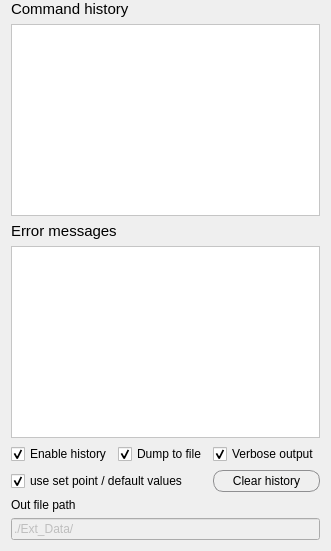
       <widget class="QWidget" name="tab_4">
        <attribute name="title">
         <string>History</string>
        </attribute>
        <layout class="QGridLayout" name="gridLayout_11">
         <property name="topMargin">
          <number>0</number>
         </property>
         <item row="8" column="1" colspan="3">
          <widget class="QLabel" name="label_21">
           <property name="maximumSize">
            <size>
             <width>16777215</width>
             <height>30</height>
            </size>
           </property>
           <property name="font">
            <font>
             <pointsize>11</pointsize>
            </font>
           </property>
           <property name="styleSheet">
            <string notr="true"/>
           </property>
           <property name="text">
            <string>Error messages</string>
           </property>
          </widget>
         </item>
         <item row="10" column="2">
          <widget class="QCheckBox" name="checkBox_dumpToFile">
           <property name="text">
            <string>Dump to file</string>
           </property>
           <property name="checked">
            <bool>true</bool>
           </property>
          </widget>
         </item>
         <item row="5" column="1" colspan="3">
          <widget class="QTextEdit" name="textEdit_qcout">
           <property name="styleSheet">
            <string notr="true">background-color: rgb(255, 255, 255);
color: rgb(0, 0, 0);</string>
           </property>
           <property name="readOnly">
            <bool>true</bool>
           </property>
           <property name="html">
            <string>&lt;!DOCTYPE HTML PUBLIC &quot;-//W3C//DTD HTML 4.0//EN&quot; &quot;http://www.w3.org/TR/REC-html40/strict.dtd&quot;&gt;
&lt;html&gt;&lt;head&gt;&lt;meta name=&quot;qrichtext&quot; content=&quot;1&quot; /&gt;&lt;style type=&quot;text/css&quot;&gt;
p, li { white-space: pre-wrap; }
&lt;/style&gt;&lt;/head&gt;&lt;body style=&quot; font-family:'MS Shell Dlg 2'; font-size:8.25pt; font-weight:400; font-style:normal;&quot;&gt;
&lt;p style=&quot;-qt-paragraph-type:empty; margin-top:0px; margin-bottom:0px; margin-left:0px; margin-right:0px; -qt-block-indent:0; text-indent:0px; font-size:7.8pt;&quot;&gt;&lt;br /&gt;&lt;/p&gt;&lt;/body&gt;&lt;/html&gt;</string>
           </property>
          </widget>
         </item>
         <item row="15" column="1" colspan="3">
          <widget class="QLineEdit" name="lineEdit_msg_out_file_path">
           <property name="enabled">
            <bool>false</bool>
           </property>
           <property name="text">
            <string>./Ext_Data/</string>
           </property>
          </widget>
         </item>
         <item row="13" column="1" colspan="3">
          <widget class="QLabel" name="label_2">
           <property name="text">
            <string>Out file path</string>
           </property>
          </widget>
         </item>
         <item row="10" column="1">
          <widget class="QCheckBox" name="checkBox_to_terminal">
           <property name="styleSheet">
            <string notr="true"/>
           </property>
           <property name="text">
            <string>Enable history</string>
           </property>
           <property name="checked">
            <bool>true</bool>
           </property>
          </widget>
         </item>
         <item row="4" column="1" colspan="3">
          <widget class="QLabel" name="label_22">
           <property name="maximumSize">
            <size>
             <width>16777215</width>
             <height>30</height>
            </size>
           </property>
           <property name="font">
            <font>
             <pointsize>11</pointsize>
            </font>
           </property>
           <property name="styleSheet">
            <string notr="true"/>
           </property>
           <property name="text">
            <string>Command history</string>
           </property>
          </widget>
         </item>
         <item row="10" column="3">
          <widget class="QCheckBox" name="checkBox_verboseOut">
           <property name="text">
            <string>Verbose output</string>
           </property>
           <property name="checked">
            <bool>true</bool>
           </property>
          </widget>
         </item>
         <item row="9" column="1" colspan="3">
          <widget class="QTextEdit" name="textEdit_qcerr">
           <property name="maximumSize">
            <size>
             <width>16777215</width>
             <height>200</height>
            </size>
           </property>
           <property name="styleSheet">
            <string notr="true">background-color: rgb(255, 255, 255);
color: rgb(0, 0, 0);</string>
           </property>
           <property name="readOnly">
            <bool>true</bool>
           </property>
           <property name="html">
            <string>&lt;!DOCTYPE HTML PUBLIC &quot;-//W3C//DTD HTML 4.0//EN&quot; &quot;http://www.w3.org/TR/REC-html40/strict.dtd&quot;&gt;
&lt;html&gt;&lt;head&gt;&lt;meta name=&quot;qrichtext&quot; content=&quot;1&quot; /&gt;&lt;style type=&quot;text/css&quot;&gt;
p, li { white-space: pre-wrap; }
&lt;/style&gt;&lt;/head&gt;&lt;body style=&quot; font-family:'MS Shell Dlg 2'; font-size:8.25pt; font-weight:400; font-style:normal;&quot;&gt;
&lt;p style=&quot;-qt-paragraph-type:empty; margin-top:0px; margin-bottom:0px; margin-left:0px; margin-right:0px; -qt-block-indent:0; text-indent:0px; font-size:11pt;&quot;&gt;&lt;br /&gt;&lt;/p&gt;&lt;/body&gt;&lt;/html&gt;</string>
           </property>
          </widget>
         </item>
         <item row="12" column="1" colspan="2">
          <widget class="QCheckBox" name="checkBox_useSetPoint">
           <property name="text">
            <string>use set point / default values</string>
           </property>
           <property name="checked">
            <bool>true</bool>
           </property>
          </widget>
         </item>
         <item row="12" column="3">
          <widget class="QPushButton" name="pushButton_cleanHistory">
           <property name="toolTip">
            <string>Saving history uses resources in your drive, /nyou can clean history by removing all the files in the history folder</string>
           </property>
           <property name="styleSheet">
            <string notr="true"> QPushButton {
     border: 1px solid #8f8f91;
     border-radius: 10px;
     height: 20px;
     background-color: qlineargradient(x1: 0, y1: 0, x2: 0, y2: 1,
                                       stop: 0 #f6f7fa, stop: 1 #dadbde);

 }


 QPushButton:focus:pressed {
     background-color: qlineargradient(x1: 0, y1: 0, x2: 0, y2: 1,
                                       stop: 0 #F0FFF0, stop: 1 #f6f7fa);
 }

 QPushButton:hover {
     background-color: qlineargradient(x1: 0, y1: 0, x2: 0, y2: 1,
                                       stop: 0 #f6f7fa, stop: 1 #F0FFF0);
 }

QPushButton:disabled{ background-color: #CCCCCC; }

 QPushButton:flat {
     border: none; /* no border for a flat push button */
 }

 QPushButton:default {
     border-color: navy; /* make the default button prominent */
 }</string>
           </property>
           <property name="text">
            <string>Clear history</string>
           </property>
          </widget>
         </item>
        </layout>
       </widget>
